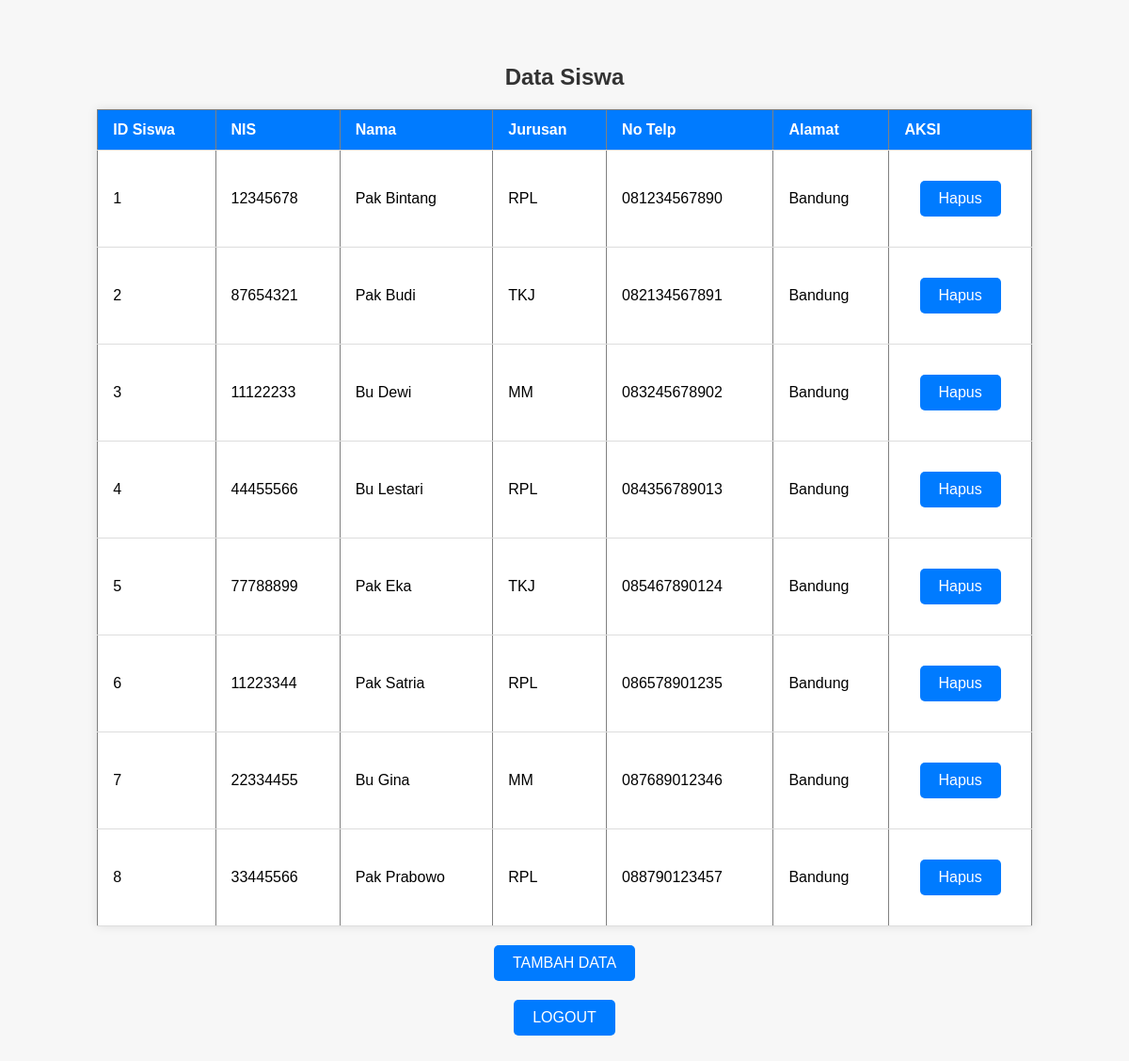
The app's page /index.php (signed in) with its own data.
### tables this page shows
CREATE TABLE `siswa` (
  `ID_SISWA` int NOT NULL,
  `NIS` char(8) NOT NULL,
  `Nama` varchar(100) NOT NULL,
  `Jurusan` varchar(50) DEFAULT NULL,
  `No_Telp` varchar(15) DEFAULT NULL,
  `Alamat` text
);

### index.php (the view, shortened to what this page needs)
<?php
include 'koneksi.php';
?>
<!DOCTYPE html>
<html>
<head>
</head>
<body>
<h2>Data Siswa</h2>
<table border="1" cellpadding="8" cellspacing="0">
    <tr>
        <th>ID Siswa</th>
        <th>NIS</th>
        <th>Nama</th>
        <th>Jurusan</th>
        <th>No Telp</th>
        <th>Alamat</th>
        <th>AKSI</th>
    </tr>
    <?php
    $sql = "SELECT * FROM siswa";
    $result = $koneksi->query($sql);
    if ($result->num_rows > 0) {
        while ($row = $result->fetch_assoc()) {
            echo "<tr>
                    <td>{$row['ID_SISWA']}</td>
                    <td>{$row['NIS']}</td>
                    <td>{$row['Nama']}</td>
                    <td>{$row['Jurusan']}</td>
                    <td>{$row['No_Telp']}</td>
                    <td>{$row['Alamat']}</td>
                    <td><a href='hapus.php?id={$row['ID_SISWA']}' onclick='return confirm(\"Yakin Ingin Hapus Data?\");'>Hapus</a></td>
                  </tr>";
        }
    } else {
        echo "<tr><td colspan='6'>Tidak ada data</td></tr>";
    }
    ?>
</table>
<a href="form-input.php">TAMBAH DATA</a>
<a href="logout.php">LOGOUT</a>
</body>
</html>

### index.php (style rules this page uses)
body { font-family: Arial, sans-serif; background-color: #f7f7f7; padding: 40px; }
h2 { color: #333; text-align: center; }
table { border-collapse: collapse; width: 90%; margin: 20px auto; background-color: #fff; box-shadow: 0 0 10px rgba(0,0,0,0.1); }
th, td { padding: 12px 16px; text-align: left; border-bottom: 1px solid #ddd; }
th { background-color: #007bff;; color: white; }
a { display: block; width: fit-content; margin: 20px auto; text-decoration: none; padding: 10px 20px; background-color: #007bff;; color: white; border-radius: 5px; transition: background-color 0.3s ease; }

### records on screen
siswa: ID_SISWA "1", NIS "12345678", Nama "Pak Bintang", Jurusan "RPL", No_Telp "081234567890", Alamat "Bandung"
siswa: ID_SISWA "2", NIS "87654321", Nama "Pak Budi", Jurusan "TKJ", No_Telp "082134567891", Alamat "Bandung"
siswa: ID_SISWA "3", NIS "11122233", Nama "Bu Dewi", Jurusan "MM", No_Telp "083245678902", Alamat "Bandung"
siswa: ID_SISWA "4", NIS "44455566", Nama "Bu Lestari", Jurusan "RPL", No_Telp "084356789013", Alamat "Bandung"
siswa: ID_SISWA "5", NIS "77788899", Nama "Pak Eka", Jurusan "TKJ", No_Telp "085467890124", Alamat "Bandung"
siswa: ID_SISWA "6", NIS "11223344", Nama "Pak Satria", Jurusan "RPL", No_Telp "086578901235", Alamat "Bandung"
siswa: ID_SISWA "7", NIS "22334455", Nama "Bu Gina", Jurusan "MM", No_Telp "087689012346", Alamat "Bandung"
siswa: ID_SISWA "8", NIS "33445566", Nama "Pak Prabowo", Jurusan "RPL", No_Telp "088790123457", Alamat "Bandung"
